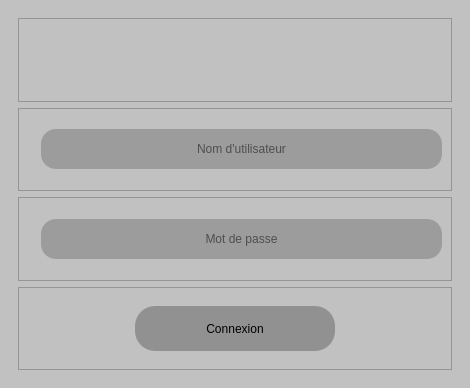
<?xml version="1.0" encoding="UTF-8"?>
<ui version="4.0">
 <class>MainWindow</class>
 <widget class="QMainWindow" name="MainWindow">
  <property name="geometry">
   <rect>
    <x>0</x>
    <y>0</y>
    <width>470</width>
    <height>388</height>
   </rect>
  </property>
  <property name="minimumSize">
   <size>
    <width>470</width>
    <height>388</height>
   </size>
  </property>
  <property name="maximumSize">
   <size>
    <width>470</width>
    <height>583</height>
   </size>
  </property>
  <property name="windowTitle">
   <string>MainWindow</string>
  </property>
  <property name="styleSheet">
   <string notr="true">background-color: rgb(193, 193, 193);</string>
  </property>
  <widget class="QWidget" name="centralwidget">
   <layout class="QGridLayout" name="gridLayout">
    <item row="0" column="0">
     <widget class="QWidget" name="widget" native="true">
      <layout class="QGridLayout" name="gridLayout_2">
       <item row="0" column="0">
        <widget class="QFrame" name="frame">
         <property name="frameShape">
          <enum>QFrame::StyledPanel</enum>
         </property>
         <property name="frameShadow">
          <enum>QFrame::Raised</enum>
         </property>
         <layout class="QGridLayout" name="gridLayout_6">
          <item row="0" column="0">
           <widget class="QLabel" name="label_3">
            <property name="maximumSize">
             <size>
              <width>170</width>
              <height>16777215</height>
             </size>
            </property>
            <property name="text">
             <string/>
            </property>
            <property name="pixmap">
             <pixmap>images/bot.png</pixmap>
            </property>
            <property name="scaledContents">
             <bool>true</bool>
            </property>
            <property name="alignment">
             <set>Qt::AlignCenter</set>
            </property>
            <property name="wordWrap">
             <bool>true</bool>
            </property>
           </widget>
          </item>
         </layout>
        </widget>
       </item>
       <item row="1" column="0">
        <widget class="QFrame" name="frame_2">
         <property name="frameShape">
          <enum>QFrame::StyledPanel</enum>
         </property>
         <property name="frameShadow">
          <enum>QFrame::Raised</enum>
         </property>
         <layout class="QGridLayout" name="gridLayout_5">
          <item row="0" column="0">
           <widget class="QLabel" name="label_2">
            <property name="text">
             <string/>
            </property>
            <property name="pixmap">
             <pixmap>images/icons8-username-48.png</pixmap>
            </property>
           </widget>
          </item>
          <item row="0" column="1">
           <widget class="QLineEdit" name="lineEdit_2">
            <property name="minimumSize">
             <size>
              <width>0</width>
              <height>40</height>
             </size>
            </property>
            <property name="maximumSize">
             <size>
              <width>16777215</width>
              <height>40</height>
             </size>
            </property>
            <property name="styleSheet">
             <string notr="true">QLineEdit:focus{
border:none

}
QLineEdit{
background-color: rgb(156, 156, 156);
border-radius:15px;
	font: 87 11pt &quot;Arial Black&quot;;
}</string>
            </property>
            <property name="text">
             <string/>
            </property>
            <property name="maxLength">
             <number>50</number>
            </property>
            <property name="alignment">
             <set>Qt::AlignCenter</set>
            </property>
            <property name="placeholderText">
             <string>Nom d'utilisateur</string>
            </property>
           </widget>
          </item>
         </layout>
        </widget>
       </item>
       <item row="2" column="0">
        <widget class="QFrame" name="frame_3">
         <property name="frameShape">
          <enum>QFrame::StyledPanel</enum>
         </property>
         <property name="frameShadow">
          <enum>QFrame::Raised</enum>
         </property>
         <layout class="QGridLayout" name="gridLayout_4">
          <item row="0" column="0">
           <widget class="QLabel" name="label">
            <property name="text">
             <string/>
            </property>
            <property name="pixmap">
             <pixmap>images/icons8-mot-de-passe-40.png</pixmap>
            </property>
           </widget>
          </item>
          <item row="0" column="1">
           <widget class="QLineEdit" name="lineEdit">
            <property name="minimumSize">
             <size>
              <width>0</width>
              <height>40</height>
             </size>
            </property>
            <property name="maximumSize">
             <size>
              <width>16777215</width>
              <height>40</height>
             </size>
            </property>
            <property name="styleSheet">
             <string notr="true">QLineEdit:focus{
border:none

}
QLineEdit{
background-color: rgb(156, 156, 156);
border-radius:15px;
	font: 87 11pt &quot;Arial Black&quot;;
}</string>
            </property>
            <property name="maxLength">
             <number>20</number>
            </property>
            <property name="echoMode">
             <enum>QLineEdit::PasswordEchoOnEdit</enum>
            </property>
            <property name="alignment">
             <set>Qt::AlignCenter</set>
            </property>
            <property name="placeholderText">
             <string>Mot de passe</string>
            </property>
           </widget>
          </item>
         </layout>
        </widget>
       </item>
       <item row="3" column="0">
        <widget class="QFrame" name="frame_4">
         <property name="frameShape">
          <enum>QFrame::StyledPanel</enum>
         </property>
         <property name="frameShadow">
          <enum>QFrame::Raised</enum>
         </property>
         <layout class="QGridLayout" name="gridLayout_3">
          <item row="0" column="0">
           <widget class="QPushButton" name="pushButton">
            <property name="minimumSize">
             <size>
              <width>200</width>
              <height>45</height>
             </size>
            </property>
            <property name="maximumSize">
             <size>
              <width>200</width>
              <height>45</height>
             </size>
            </property>
            <property name="styleSheet">
             <string notr="true">QPushButton{
background-color: rgb(145, 145, 145);
border-radius:20px;
	color: rgb(0, 0, 0);
	font: 87 10pt &quot;Arial Black&quot;;
}
QPushButton:hover{
background-color: rgb(120, 255, 251);
}</string>
            </property>
            <property name="text">
             <string>Connexion</string>
            </property>
            <property name="icon">
             <iconset>
              <normaloff>images/icons8-circled-right-48.png</normaloff>images/icons8-circled-right-48.png</iconset>
            </property>
            <property name="iconSize">
             <size>
              <width>30</width>
              <height>30</height>
             </size>
            </property>
           </widget>
          </item>
         </layout>
        </widget>
       </item>
      </layout>
     </widget>
    </item>
   </layout>
  </widget>
 </widget>
 <resources/>
 <connections/>
</ui>
